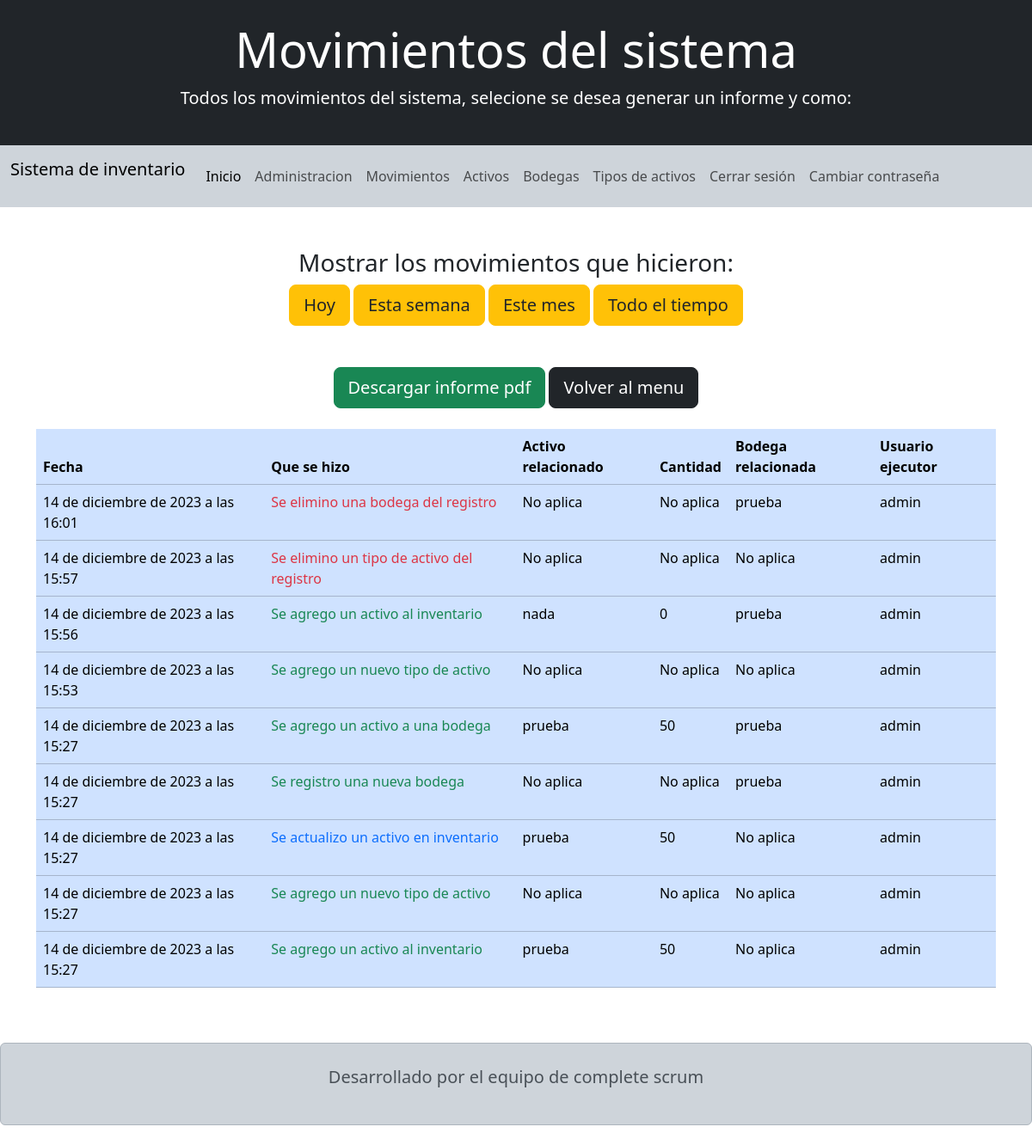
The page /movimientos-semana/ (signed in) on the database as committed earlier.
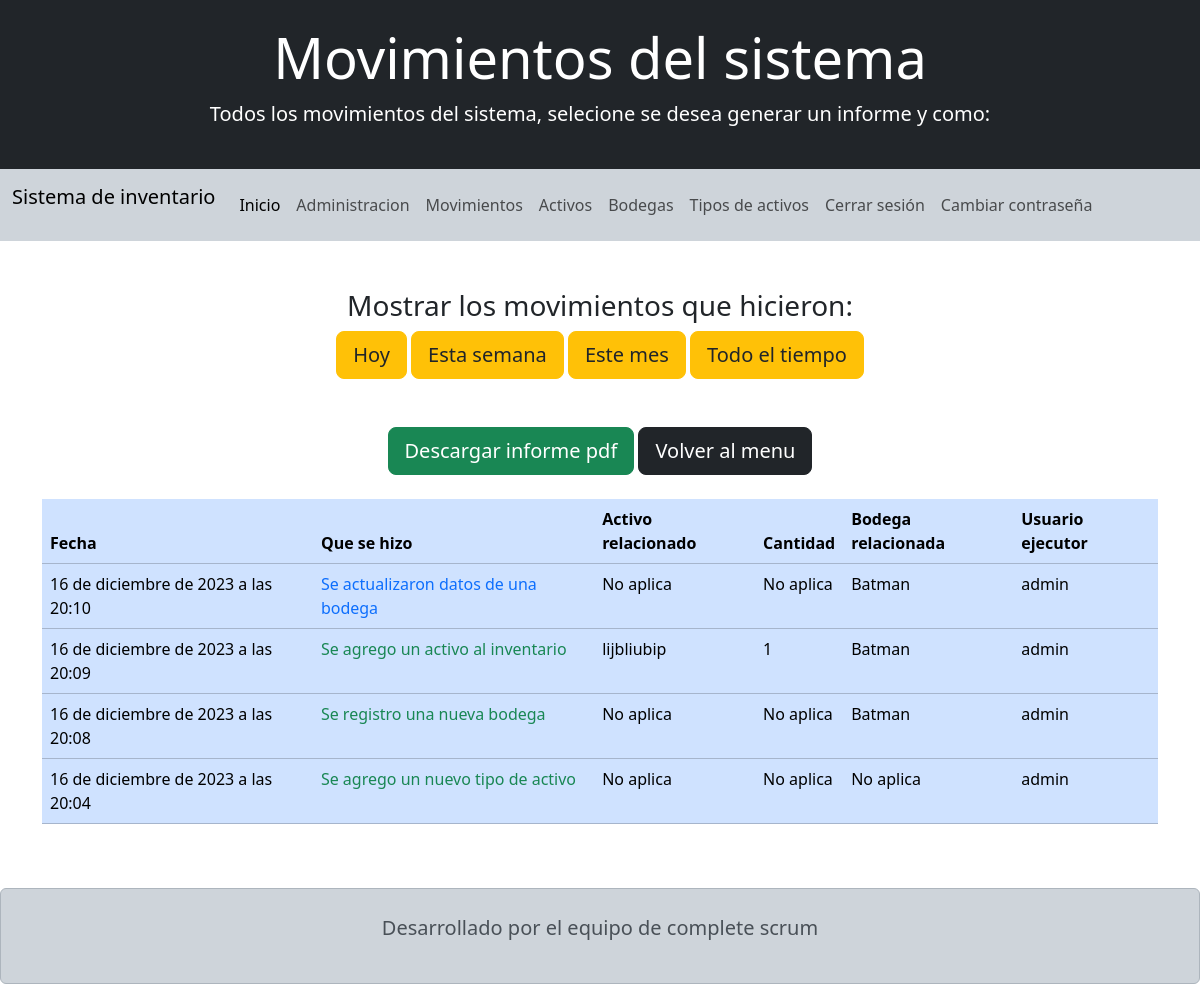
The same page on the database as committed later.
### appProject/models.py (models this page shows, shortened)
class Movimiento(models.Model):
    tipo_movimiento_CHOICES = [
        ('Defau', 'Movimiento desconocido'),
        ('AD_ac', 'Se agrego un activo al inventario'),
        ('ED_ac', 'Se actualizo un activo en inventario'),
        ('DE_ac', 'Se elimino un activo del inventario'),
        ('AD_bo', 'Se registro una nueva bodega'),
        ('ED_bo', 'Se actualizaron datos de una bodega'),
        ('DE_bo', 'Se elimino una bodega del registro'),
        ('AD_ta', 'Se agrego un nuevo tipo de activo'),
        ('ED_ta', 'Se actualizaron datos de un tipo de activo'),
        ('DE_ta', 'Se elimino un tipo de activo del registro'),
        ('AD_ab', 'Se agrego un activo a una bodega'),
        ('ED_ab', 'Se movio un activo de una bodega a otra bodega'),
        ('DE_ab', 'Se quito un activo de una bodega')
    ]
    fecha =           models.DateTimeField       (blank=False, null=False)
    tipo_movimiento = models.CharField           (blank=False, null=False, max_length=5, choices=tipo_movimiento_CHOICES, default='Defau')
    nombre_activo =   models.CharField           (blank=True,  null=True,   max_length=50)
    cantidad =        models.PositiveIntegerField(blank=True,  null=True)
    nombre_bodega =   models.CharField           (blank=True,  null=True,   max_length=50)
    user =            models.ForeignKey          (User, on_delete=models.PROTECT, blank=False, null=False)

### appProject/views.py (the view)
# urls.py: path('movimientos-semana/', views.read_movimiento_semana, name='read_movimiento_semana'),
@login_required
def read_movimiento_semana(req):
    fecha_actual = date.today()
    inicio_semana = fecha_actual - timedelta(days=fecha_actual.weekday())
    fin_semana = inicio_semana + timedelta(days=6)
    movimientos = Movimiento.objects.filter(fecha__date__range=[inicio_semana, fin_semana]).order_by('-fecha')
    data = {'movimientos': movimientos}
    return render(req, 'read_movimiento.html', data)

### templates/read_movimiento.html (shortened to what this page needs)
<!doctype html>
<html lang="es">
<head>
  <link href="https://cdn.jsdelivr.net/npm/bootstrap@5.3.2/dist/css/bootstrap.min.css" rel="stylesheet"
>
  <link rel="stylesheet" href="https://cdn.jsdelivr.net/npm/bootstrap-icons@1.11.2/font/bootstrap-icons.min.css">
</head>
<body>
    <header>
        <div class="bg-dark text-white py-4 text-center">
            <h1 class="display-4">Movimientos del sistema</h1>
            <p class="lead">Todos los movimientos del sistema, selecione se desea generar un informe y como:</p>
        </div>
        <nav class="navbar navbar-expand-lg bg-body-tertiary  bg-dark-subtle">
            <div class="container-fluid">
                <p class="navbar-brand">Sistema de inventario</p>
                <div class="collapse navbar-collapse" id="navbarNav">
                    <ul class="navbar-nav">
                        <li class="nav-item">
                            <a class="nav-link active" aria-current="page" href="{% url 'inicio' %}">Inicio</a>
                        </li>
                        <li class="nav-item">
                            <a class="nav-link" href="/admin/">Administracion</a>
                        </li>
                        <li class="nav-item">
                            <a class="nav-link" href="{% url 'read_movimiento' %}" >Movimientos</a>
                        </li>
                        <li class="nav-item">
                            <a class="nav-link" href="{% url 'read_activo' %}">Activos</a>
                        </li>
                        <li class="nav-item">
                            <a class="nav-link" href="{% url 'read_bodega' %}">Bodegas</a>
                        </li>
                        <li class="nav-item">
                            <a class="nav-link" href="{% url 'read_tipo_activo' %}">Tipos de activos</a>
                        </li>
                        <li class="nav-item">
                            <a class="nav-link" href="{% url 'singout' %}">Cerrar sesión</i></a>
                        </li>
                        <li class="nav-item">
                            <a class="nav-link" href="{% url 'edit_password' %}">Cambiar contraseña</i></a>
                        </li>
                    </ul>
                </div>
            </div>
        </nav>
    </header>
    <br><br>
    <main>
        <div class="table-responsive container">
            <div class="text-center">
                <h3>Mostrar los movimientos que hicieron:</h3>
                <a href="{% url 'read_movimiento_dia' %}" class="btn btn-warning btn-lg text-dark">Hoy</a>
                <a href="{% url 'read_movimiento_semana' %}" class="btn btn-warning btn-lg text-dark">Esta semana</a>
                <a href="{% url 'read_movimiento_mes' %}" class="btn btn-warning btn-lg text-dark">Este mes</a>
                <a href="{% url 'read_movimiento_all' %}" class="btn btn-warning btn-lg text-dark">Todo el tiempo</a>
            </div>
            <br>
            <br>
            <div class="text-center">
                <a href="{% url 'generar_pdf' %}" class="btn btn-success btn-lg text-white">Descargar informe pdf</a>
                <a href="{% url 'inicio' %}" class="btn btn-dark btn-lg text-white">Volver al menu</a>
            </div>
            <br>
            <table
                class="table table-primary"
            >
                <thead>
                    <tr>
                        <th scope="col">Fecha</th>
                        <th scope="col">Que se hizo</th>
                        <th scope="col">Activo relacionado</th>
                        <th scope="col">Cantidad</th>
                        <th scope="col">Bodega relacionada</th>
                        <th scope="col">Usuario ejecutor</th>
                    </tr>
                </thead>
                <tbody>
                    {% for m in movimientos %}
                    <tr class="">
                        <td scope="row">{{ m.fecha }}</td>
                        {% if m.tipo_movimiento == 'AD_ac' %}
                        <td class="text-success">Se agrego un activo al inventario</td>
                        {% elif m.tipo_movimiento == 'ED_ac' %}
                        <td class="text-primary">Se actualizo un activo en inventario</td>
                        {% elif m.tipo_movimiento == 'DE_ac' %}
                        <td class="text-danger">Se elimino un activo del inventario</td>
                        {% elif m.tipo_movimiento == 'AD_bo' %}
                        <td class="text-success">Se registro una nueva bodega</td>
                        {% elif m.tipo_movimiento == 'ED_bo' %}
                        <td class="text-primary">Se actualizaron datos de una bodega</td>
                        {% elif m.tipo_movimiento == 'DE_bo' %}
                        <td class="text-danger">Se elimino una bodega del registro</td>
                        {% elif m.tipo_movimiento == 'AD_ta' %}
                        <td class="text-success">Se agrego un nuevo tipo de activo</td>
                        {% elif m.tipo_movimiento == 'ED_ta' %}
                        <td class="text-primary">Se actualizaron datos de un tipo de activo</td>
                        {% elif m.tipo_movimiento == 'DE_ta' %}
                        <td class="text-danger">Se elimino un tipo de activo del registro</td>
                        {% elif m.tipo_movimiento == 'AD_ab' %}
                        <td class="text-success">Se agrego un activo a una bodega</td>
                        {% elif m.tipo_movimiento == 'ED_ab' %}
                        <td class="text-primary">Se movio un activo de una bodega a otra bodega</td>
                        {% elif m.tipo_movimiento == 'DE_ab' %}
                        <td class="text-danger">Se elimino un activo de una bodega</td>
                        {% endif %}
                        {% if m.nombre_activo == None %}
                        <td>No aplica</td>
                        <td>No aplica</td>
                        {% else %}
                        <td>{{ m.nombre_activo }}</td>
                        <td>{{ m.cantidad }}</td>
                        {% endif %}
                        {% if m.nombre_bodega == None %}
                        <td>No aplica</td>
                        {% else %}
                        <td>{{ m.nombre_bodega }}</td>
                        {% endif %}
                        <td>{{ m.user }}</td>
                    </tr>
                    {% endfor %}
                </tbody>
            </table>
        </div>
    </main>
    <footer>
        <div class="alert alert-dark text-center py-4 mt-5">
            <p class="lead">Desarrollado por el equipo de complete scrum</p>
        </div>
    </footer>
</body>
</html>

Rows that differ between the two databases and show on the page:
removed Movimiento: fecha "14 de diciembre de 2023 a las 16:01", tipo_movimiento "Se elimino una bodega del registro", shows "No aplica", nombre_bodega "prueba", user "admin"
removed Movimiento: fecha "14 de diciembre de 2023 a las 15:57", shows "Se elimino un tipo de activo del registro", shows "No aplica", user "admin"
removed Movimiento: fecha "14 de diciembre de 2023 a las 15:56", tipo_movimiento "Se agrego un activo al inventario", nombre_activo "nada", cantidad "0", nombre_bodega "prueba", user "admin"
removed Movimiento: fecha "14 de diciembre de 2023 a las 15:53", tipo_movimiento "Se agrego un nuevo tipo de activo", shows "No aplica", user "admin"
removed Movimiento: fecha "14 de diciembre de 2023 a las 15:27", tipo_movimiento "Se agrego un activo a una bodega", nombre_activo "prueba", cantidad "50", nombre_bodega "prueba", user "admin"
changed Movimiento: fecha "14 de diciembre de 2023 a las 15:27" → "16 de diciembre de 2023 a las 20:10"; nombre_bodega "prueba" → "Batman"; tipo_movimiento "Se registro una nueva bodega" → "Se actualizaron datos de una bodega"
changed Movimiento: fecha "14 de diciembre de 2023 a las 15:27" → "16 de diciembre de 2023 a las 20:09"; nombre_activo "prueba" → "lijbliubip"; cantidad "50" → "1"; nombre_bodega (not shown) → "Batman"; tipo_movimiento "Se actualizo un activo en inventario" → "Se agrego un activo al inventario"; no longer shows "No aplica"
changed Movimiento: fecha "14 de diciembre de 2023 a las 15:27" → "16 de diciembre de 2023 a las 20:08"; nombre_bodega (not shown) → "Batman"; tipo_movimiento "Se agrego un nuevo tipo de activo" → "Se registro una nueva bodega"; no longer shows "No aplica"
changed Movimiento: fecha "14 de diciembre de 2023 a las 15:27" → "16 de diciembre de 2023 a las 20:04"; nombre_activo "prueba" → (not shown); cantidad "50" → (not shown); tipo_movimiento "Se agrego un activo al inventario" → "Se agrego un nuevo tipo de activo"; now shows "No aplica No aplica"
